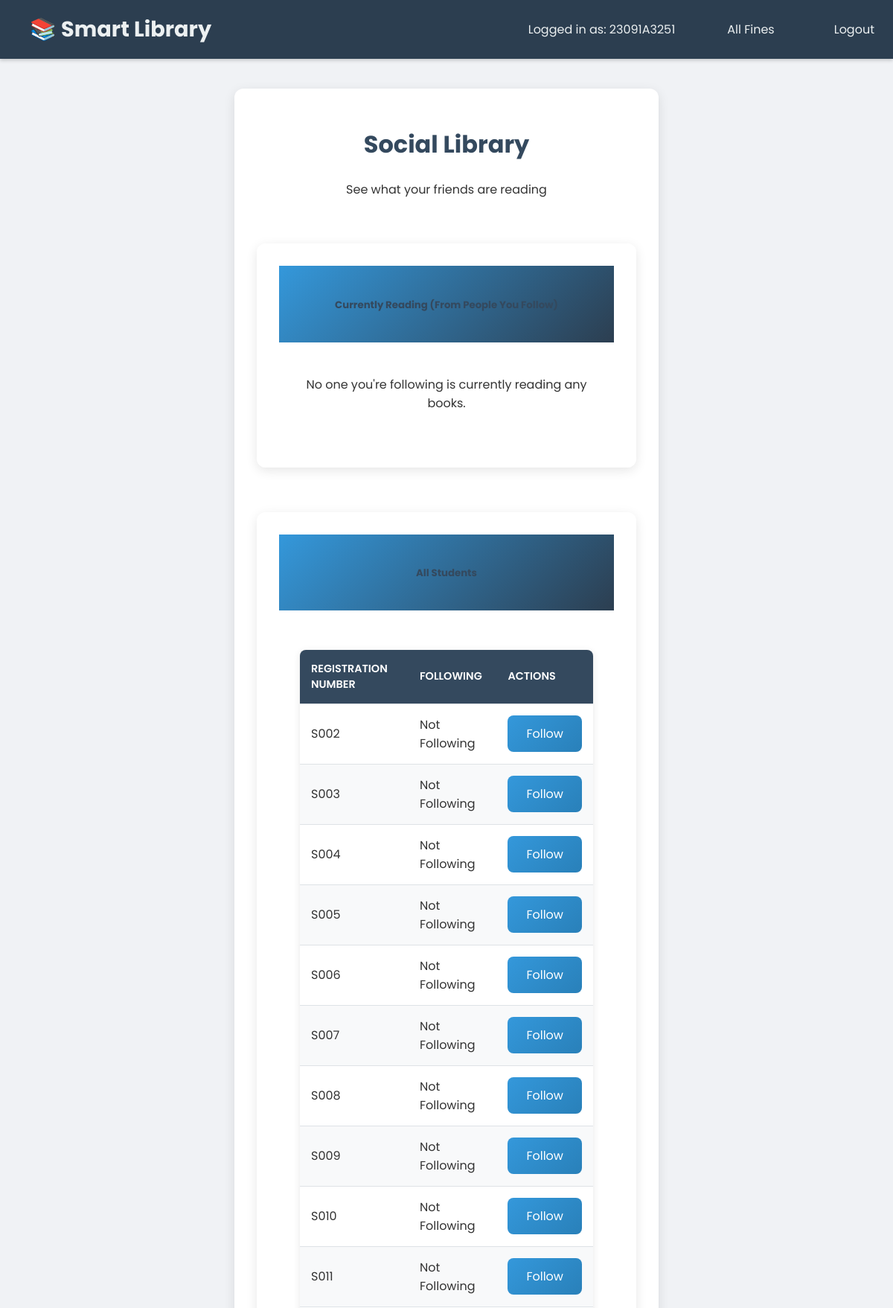
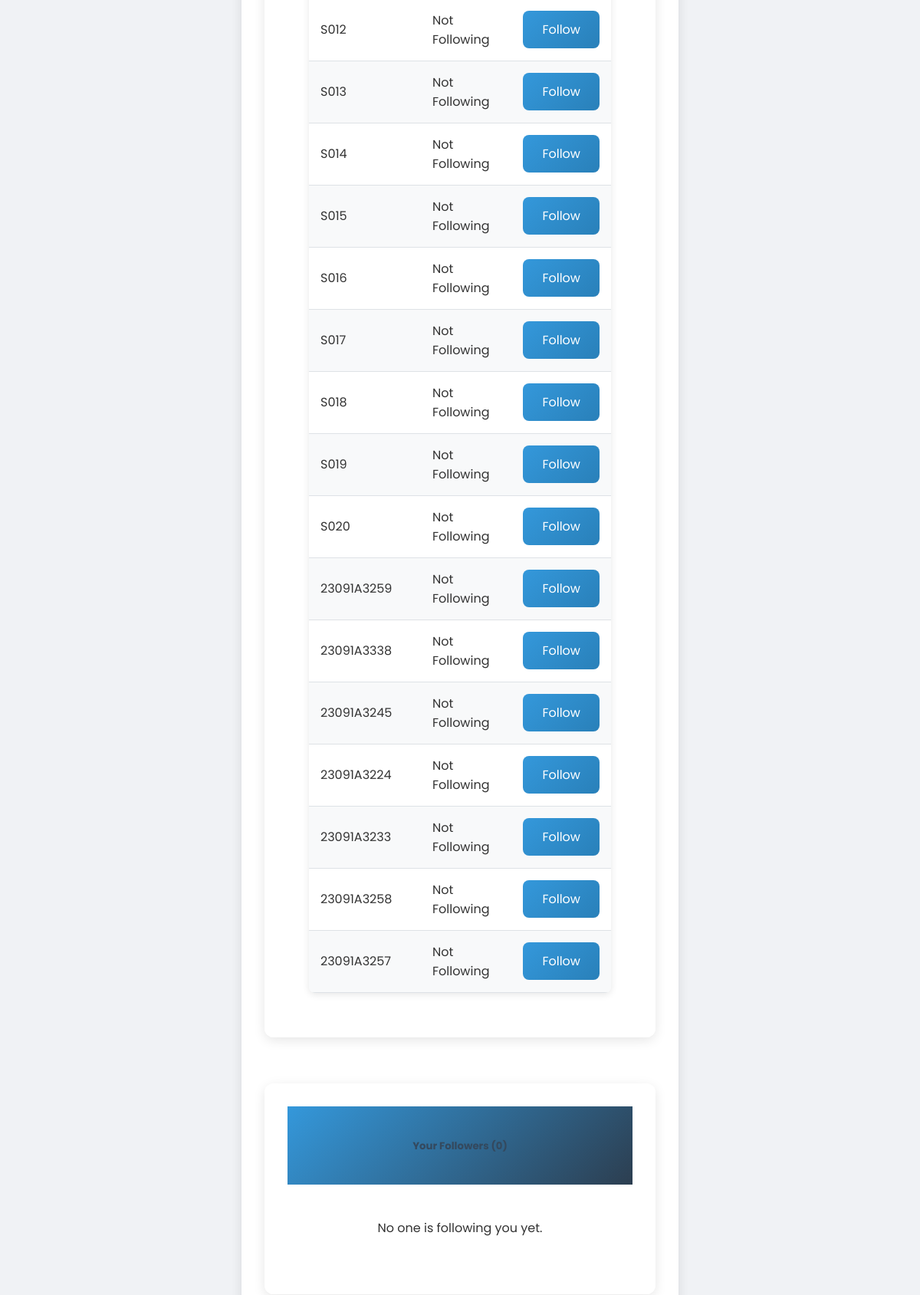
/social (signed in, upper part), run on the app's committed database (2 pictures, top to bottom).
### app.py (models this page shows)
class Student(db.Model):
    regno = db.Column(db.String(20), primary_key=True)
    email = db.Column(db.String(50), nullable=False)
    password = db.Column(db.String(256), nullable=True)

### app.py (the view)
@app.route('/social')
def social():
    if 'regno' not in session:
        flash('Please log in first.', 'error')
        return redirect(url_for('student_login'))
    regno = session['regno']
    following = Following.query.filter_by(follower_regno=regno).all()
    following_regnos = [f.followed_regno for f in following]
    followers = Following.query.filter_by(followed_regno=regno).all()
    follower_regnos = [f.follower_regno for f in followers]
    all_students = Student.query.filter(Student.regno != regno).all()
    all_borrowed_books = BorrowedBook.query.filter(
        BorrowedBook.actual_return_date.is_(None)
    ).order_by(BorrowedBook.borrow_date.desc()).all()
    followed_borrowed_books = [
        book for book in all_borrowed_books
        if book.regno in following_regnos
    ]
    return render_template('social.html',
                          regno=regno,
                          all_students=all_students,
                          following_regnos=following_regnos, # Pass following_regnos for template logic
                          followers=followers,
                          borrowed_books=followed_borrowed_books,
                          now=datetime.now())

### app.py (called while the page is built)
@app.teardown_appcontext
def shutdown_session(exception=None):
    db.session.remove()

### templates/social.html (shortened to what this page needs)
{% extends "base.html" %}
{% block content %}
<div class="container">
    <h1 class="text-center mb-4">Social Library</h1>
    <p class="text-center">See what your friends are reading</p>
    <div class="card mb-4">
        <div class="card-header">
            <h5>Currently Reading (From People You Follow)</h5>
        </div>
        <div class="card-body">
            {% if borrowed_books %}
                <div class="table-responsive">
                    <table class="table table-striped">
                        <thead>
                            <tr>
                                <th>Student</th>
                                <th>Book Title</th>
                                <th>Borrow Date</th>
                            </tr>
                        </thead>
                        <tbody>
                            {% for book in borrowed_books %}
                                <tr>
                                    <td>{{ book.regno }}</td>
                                    <td>{{ book.book_name }}</td>
                                    <td>{{ book.borrow_date.strftime('%Y-%m-%d') }}</td>
                                </tr>
                            {% endfor %}
                        </tbody>
                    </table>
                </div>
            {% else %}
                <p>No one you're following is currently reading any books.</p>
            {% endif %}
        </div>
    </div>
    <div class="card mb-4">
        <div class="card-header">
            <h5>All Students</h5>
        </div>
        <div class="card-body">
            <div class="table-responsive">
                <table class="table table-striped">
                    <thead>
                        <tr>
                            <th>Registration Number</th>
                            <th>Following</th>
                            <th>Actions</th>
                        </tr>
                    </thead>
                    <tbody>
                        {% for student in all_students %}
                            <tr>
                                <td>{{ student.regno }}</td>
                                <td>
                                    {% set is_following = student.regno in following_regnos %}
                                    {% if is_following %}
                                        <span class="badge bg-success">Following</span>
                                    {% else %}
                                        <span class="badge bg-secondary">Not Following</span>
                                    {% endif %}
                                </td>
                                <td>
                                    {% if is_following %}
                                        <a href="{{ url_for('unfollow', target_regno=student.regno) }}" class="btn btn-danger btn-sm">Unfollow</a>
                                    {% else %}
                                        <a href="{{ url_for('follow', target_regno=student.regno) }}" class="btn btn-primary btn-sm">Follow</a>
                                    {% endif %}
                                </td>
                            </tr>
                        {% endfor %}
                    </tbody>
                </table>
            </div>
        </div>
    </div>
    <div class="card mb-4">
        <div class="card-header">
            <h5>Your Followers ({{ followers|length }})</h5>
        </div>
        <div class="card-body">
            {% if followers %}
                <ul class="list-group">
                    {% for follower in followers %}
                        <li class="list-group-item">{{ follower.follower_regno }}</li>
                    {% endfor %}
                </ul>
            {% else %}
                <p>No one is following you yet.</p>
            {% endif %}
        </div>
    </div>
</div>
{% endblock %}

### static/style.css (style rules this page uses)
body { font-family: 'Poppins', sans-serif; margin: 0; padding: 0; background-color: #f0f2f5; color: #333; min-height: 100vh; display: flex; flex-direction: column; }
h1, h2, h3, h4, h5, h6 { font-weight: 700; color: #34495e; margin-bottom: 20px; }
.container { max-width: 960px; margin: 40px auto; background-color: #ffffff; padding: 30px; border-radius: 12px; box-shadow: 0 4px 15px rgba(0,0,0,0.1); flex-grow: 1; }
.card { max-width: 450px; margin: 60px auto; padding: 30px; background: rgba(255, 255, 255, 0.95); border-radius: 15px; box-shadow: 0 8px 20px rgba(0,0,0,0.2); font-family: 'Poppins', sans-serif; text-align: center; }
.btn { padding: 12px 25px; font-size: 1rem; border-radius: 8px; border: none; cursor: pointer; transition: background-color 0.3s ease, transform 0.2s ease, box-shadow 0.3s ease; text-decoration: none; display: inline-block; text-align: center; }
.btn-primary { background-color: #3498db; color: white; }
table { width: 100%; border-collapse: collapse; margin-top: 25px; background-color: #ffffff; border-radius: 8px; overflow: hidden; box-shadow: 0 2px 10px rgba(0,0,0,0.1); }
th, td { padding: 15px; text-align: left; border-bottom: 1px solid #dee2e6; }
th { background-color: #34495e; color: white; font-weight: 600; text-transform: uppercase; font-size: 0.9em; }
tr:nth-child(even) { background-color: #f8f9fa; }
a { color: #3498db; text-decoration: none; transition: color 0.3s ease; }
.mb-4 { margin-bottom: 1.5rem !important; }
.text-center { text-align: center !important; }
.card { border: none; border-radius: 12px; overflow: hidden; box-shadow: 0 4px 15px rgba(0,0,0,0.1); transition: transform 0.3s ease, box-shadow 0.3s ease; }
.card-header { background: linear-gradient(135deg, #3498db, #2c3e50); border-bottom: none; padding: 1.25rem 1.5rem; }
.card-body { padding: 1.75rem; }
.btn-primary { background: linear-gradient(135deg, #3498db, #2980b9); border: none; transition: all 0.3s ease; }
@media (min-width: 992px) { .container { max-width: 1200px; padding: 30px; } }
body { font-size: 16px; }

### templates/base.html (style rules this page uses)
body { background-size: cover; background-attachment: fixed; background-position: center center; }

### data on the page
Student: regno "S002"
Student: regno "S003"
Student: regno "S004"
Student: regno "S005"
Student: regno "S006"
Student: regno "S007"
Student: regno "S008"
Student: regno "S009"
Student: regno "S010"
Student: regno "S011"
Student: regno "S012"
Student: regno "S013"
Student: regno "S014"
Student: regno "S015"
Student: regno "S016"
Student: regno "S017"
Student: regno "S018"
Student: regno "S019"
Student: regno "S020"
Student: regno "23091A3259"
Student: regno "23091A3338"
Student: regno "23091A3245"
Student: regno "23091A3224"
Student: regno "23091A3233"
Student: regno "23091A3258"
Student: regno "23091A3257"

### other printed values
{{ session.get('regno') }} "23091A3251"
{{ followers|length }} "0"
